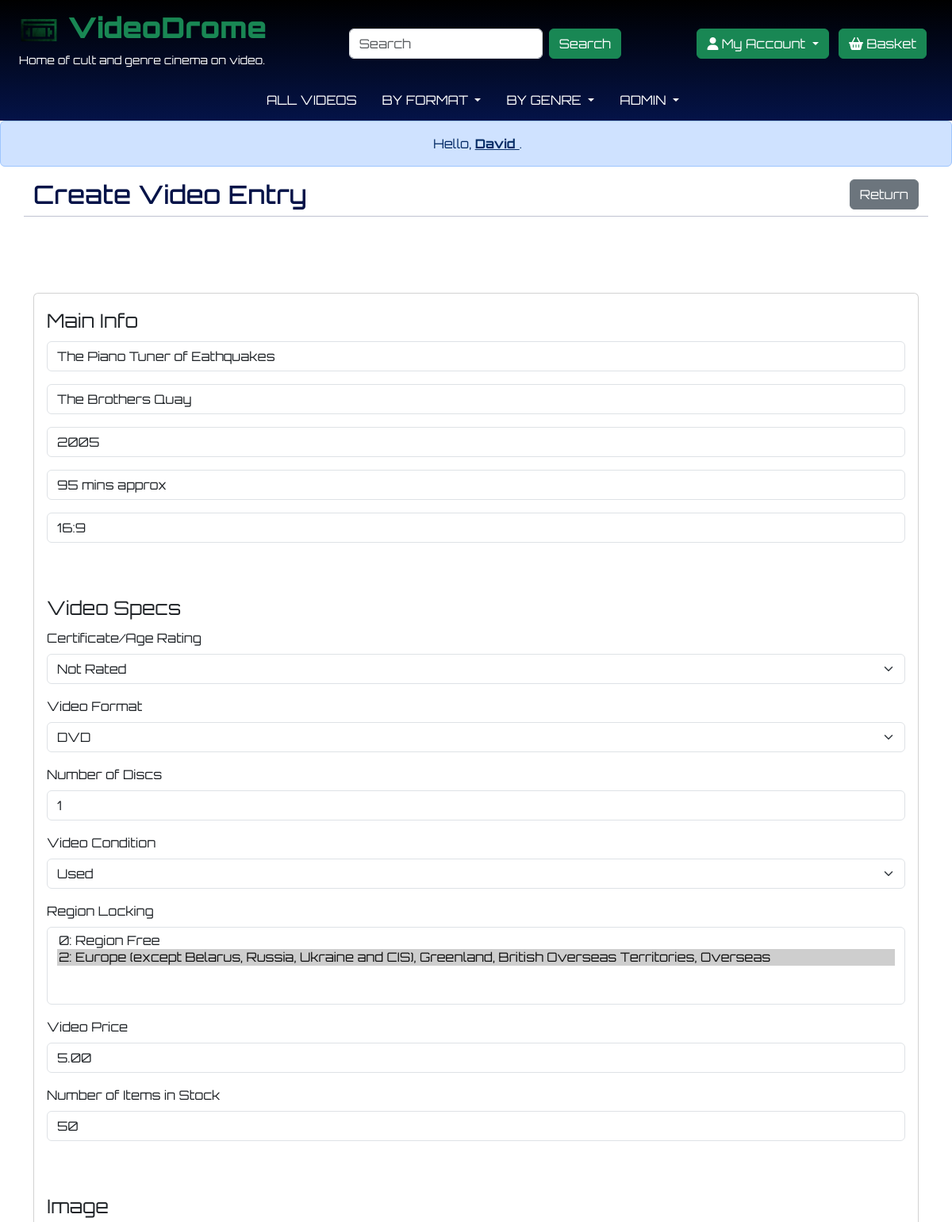
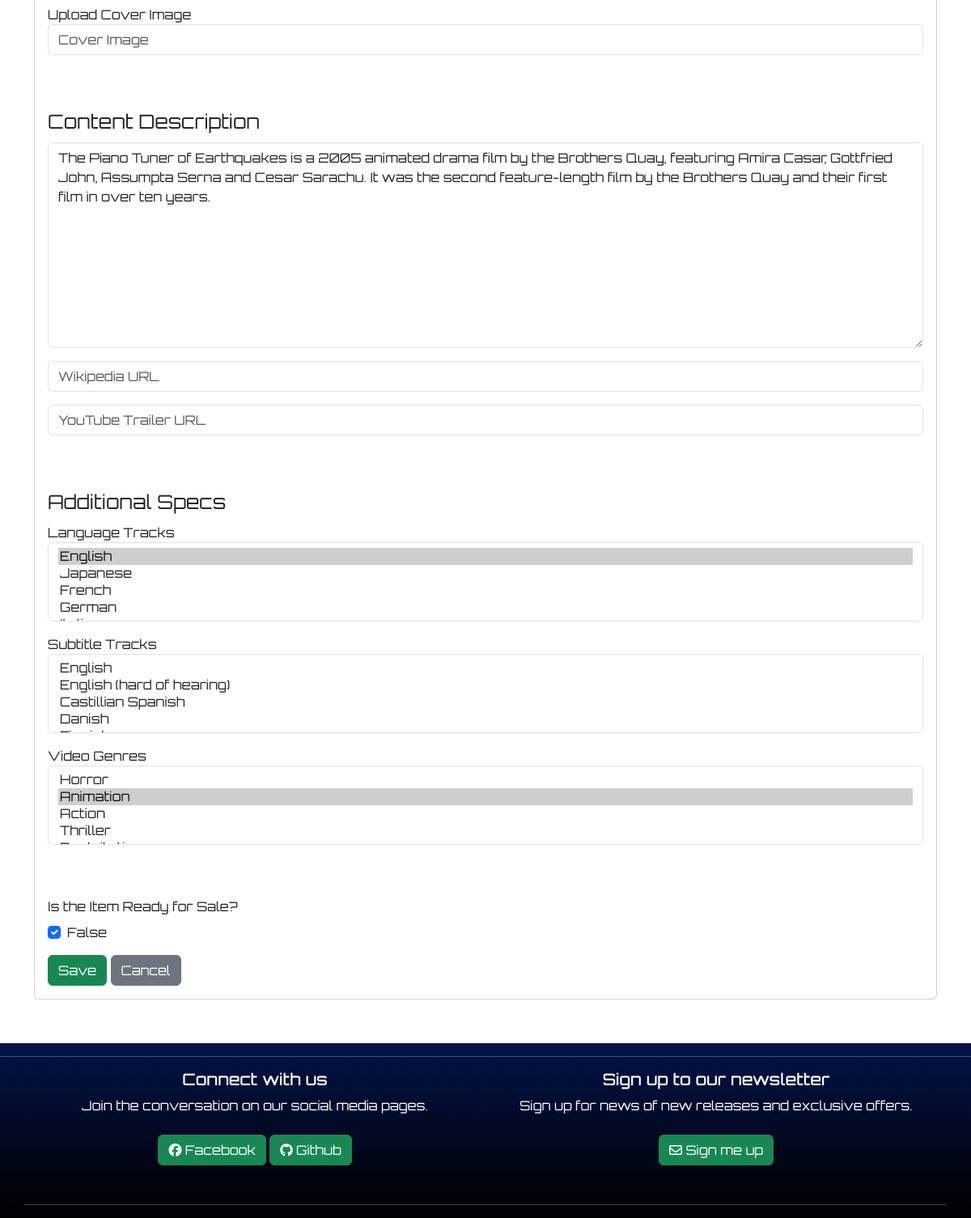
Page /videos/edit/the-piano-tuner-of-eathquakes-dvd (signed in) on the committed database (2 pictures, top to bottom).
### videos/models.py (models this page shows, shortened)
class Video(models.Model):
    CERTIFICATE_CHOICES=[
        ("Not Rated", "Not Rated"),
        ("U", "U"),
        ("PG", "PG"),
        ("12", "12"),
        ("15", "15"),
        ("18", "18"),
    ]
    FORMAT_CHOICES=[
        ("DVD", "DVD"),
        ("Blu-Ray", "Blu-Ray"),
        ("UHD", "UHD"),
        ("Dual Format: Blu-Ray and DVD", "Dual Format: Blu-Ray and DVD"),
        ("Dual Format: UHD and Blu-Ray", "Dual Format: UHD and Blu-Ray"),
    ]
    CONDITION_CHOICES=[
        ("Used", "Used"),
        ("New", "New"),
    ]
    title = models.CharField(max_length=250, unique=True)
    slug = models.SlugField(max_length=250, editable=True)
    director = models.CharField(max_length=250, null=True)
    format = models.CharField(choices=FORMAT_CHOICES, max_length=250, default="DVD", null=False)
    discs = models.IntegerField(default=1, null=False)
    condition = models.CharField(choices=CONDITION_CHOICES, max_length=250, default="Used", null=True)
    price = models.DecimalField(default=0.0, null=False, max_digits=4, decimal_places=2)
    stock = models.IntegerField(default=0, null=False)
    cover = CloudinaryField('video_cover', default='placeholder', null=True, blank=True)
    overview = models.TextField(blank=True)
    overview_source = models.URLField(blank=True, null=True)
    trailer = models.URLField(blank=True, null=True)
    release_year = models.DecimalField(max_digits=4, decimal_places=0, blank=True)
    certificate = models.CharField(choices=CERTIFICATE_CHOICES, max_length=250, default="Not Rated", null=False)
    aspect_ratio = models.CharField(max_length=250, blank=True)
    feature_length = models.CharField(max_length=250, blank=True)
    added = models.DateTimeField(auto_now_add=True)
    on_sale = models.BooleanField(default=False)
    sku = models.CharField(max_length=254, null=True, blank=True)
    languages = models.ManyToManyField(Language, blank=True, related_name='video')
    subtitles = models.ManyToManyField(Subtitle, blank=True, related_name='video')
    region = models.ManyToManyField(Region, blank=True, related_name='video')
    genre = models.ManyToManyField(Genre, blank=True)
    wishlist = models.ManyToManyField(
        User,
        related_name='wishlist',
        blank=True
    )
    rating = models.IntegerField(blank=True, null=True)

class Region(models.Model):
    regioncode = models.CharField(max_length=100, blank=True, null=True, unique=True)
    region = models.CharField(max_length=100, blank=True, null=True)
    def __str__(self):
        if self:
            return f"{self.regioncode}: {self.region}"
        else:
            return "No Information"

### videos/views.py (the view)
# urls.py: path('edit/<slug:slug>', views.update_video, name="update_video"),
def update_video(request, slug):
    edit = get_object_or_404(Video, slug=slug)
    if request.method == "POST":
        video_form = VideoForm(request.POST, request.FILES, instance=edit)
        if video_form.is_valid():
            video = video_form.save(commit=False)
            video.cover = request.FILES.get('cover')
            video.save()
            messages.add_message(request, messages.SUCCESS, f"Video entry updated.")
        else:
            messages.add_message(request, messages.ERROR, f"Entry failed to submit. Please check form.")
    else:
        video_form = VideoForm(instance=edit)
    context = {
        "video_form": video_form,
    }
    return render(request, "videos/update_video.html", context)

### basket/contexts.py (called while the page is built, shortened)
def in_basket(request):
    basket_items = []
    total_basket_cost = 0
    all_item_count = 0
    basket = request.session.get('basket', {})
    context = {
        'basket_items': basket_items,
        'total_basket_cost': total_basket_cost,
        'all_item_count': all_item_count,
    } # Add basket list, total cost of the basket and count of all items in basket to context.
    return context # Make context available to entire app though conxent processor in settings

### videos/contexts.py (called while the page is built)
def genre_list(request):
    genre_list = Genre.objects.all()
    context = {
        'genre_list': genre_list,
    }
    return context

### videos/models.py (called while the page is built)
    def __str__(self):
        return f"{self.language}"

    def __str__(self):
        if self:
            return f"{self.subtitle}"
        else:
            return "No Information"

    def __str__(self):
        if self:
            return f"{self.genre_name}"
        else:
            return "No Information"

### videos/templates/videos/update_video.html (shortened to what this page needs)
{% extends 'base.html' %} {% block content %}
{% load static %}
{% load crispy_forms_tags %}
<div class="container">
    <div class="row mb-5">
        <div class="col-8">
            <h2>Create Video Entry</h2>
        </div>
        <div class="col-4 text-end">
            <a href="{% url 'videos' %}" class="btn btn-secondary">Return</a>
        </div>
        <hr class="mb-5">
    </div>
    <div class="row">
        <div class="col">
            <div class="card">
                <div class="card-body">
                    {% if user.is_authenticated %}
                    <form id="video_form" method="post" enctype="multipart/form-data">
                        <fieldset class="mb-5">
                            <legend>Main Info</legend>
                            {{ video_form.title | as_crispy_field}}
                            {{ video_form.director | as_crispy_field}}
                            {{ video_form.release_year | as_crispy_field}}
                            {{ video_form.feature_length | as_crispy_field}}
                            {{ video_form.aspect_ratio | as_crispy_field}}
                        </fieldset>
                        <fieldset class="mb-5">
                            <legend>Video Specs</legend>
                            <label for="certificate" class="mb-2">Certificate/Age Rating</label>
                            {{ video_form.certificate | as_crispy_field}}
                            <label for="format" class="mb-2">Video Format</label>
                            {{ video_form.format | as_crispy_field}}
                            <label for="discs" class="mb-2">Number of Discs</label>
                            {{ video_form.discs | as_crispy_field}}
                            <label for="condition" class="mb-2">Video Condition</label>
                            {{ video_form.condition | as_crispy_field}}
                            <label for="region" class="mb-2">Region Locking</label>
                            {{ video_form.region | as_crispy_field}}
                            <label for="price" class="mb-2">Video Price</label>
                            {{ video_form.price | as_crispy_field}}
                            <label for="stock" class="mb-2">Number of Items in Stock</label>
                            {{ video_form.stock | as_crispy_field}}
                        </fieldset>
                        <fieldset class="mb-5">
                            <legend>Image</legend>
                            <label for="cover">Upload Cover Image</label>
                            {{ video_form.cover | as_crispy_field}}
                        </fieldset>
                        <fieldset class="mb-5">
                            <legend>Content Description</legend>
                            {{ video_form.overview | as_crispy_field}}
                            {{ video_form.overview_source | as_crispy_field}}
                            {{ video_form.trailer | as_crispy_field}}
                        </fieldset>
                        <fieldset class="mb-5">
                            <legend>Additional Specs</legend>
                            <label for="languages">Language Tracks</label>
                            {{ video_form.languages | as_crispy_field}}
                            <label for="subtitles">Subtitle Tracks</label>
                            {{ video_form.subtitles | as_crispy_field}}
                            <label for="genre">Video Genres</label>
                            {{ video_form.genre | as_crispy_field}}
                        </fieldset>
                        <label for="on_sale" class="mb-2">Is the Item Ready for Sale?</label>
                        {{ video_form.on_sale | as_crispy_field}}
                        <button type="submit" class="btn btn-success">
                            Save
                        </button>
                        <a href="{% url 'videos' %}" class="btn btn-secondary">Cancel</a>
                    </form>
                    {% else %}
                    <div class="alert" role="alert">
                        <i class="fa-solid fa-triangle-exclamation"></i>
                        STAFF ONLY.
                        <p>You need to be signed in as administrator to access this content.</p>
                    </div>
                    {% endif %}
                </div>
            </div>
        </div>
    </div>
</div>
{% endblock %}

### templates/base.html (shortened to what this page needs)
{% load static %}
<!doctype html>
<html lang="en">
  <head>
    {% block external_css %}
    <link href="https://cdn.jsdelivr.net/npm/bootstrap@5.3.3/dist/css/bootstrap.min.css" rel="stylesheet">
    <link href="//cdn-images.mailchimp.com/embedcode/classic-061523.css" rel="stylesheet" type="text/css">
    {% endblock %}
    {% block static_css %}
    <link rel="stylesheet" href="{% static 'css/style.css' %}">
    {% endblock %}
  </head>
  <body class="d-flex flex-column"
  {% if is_index %} style="background-image: url('static/images/videodrome_bg.webp');" {% endif %}>
    {% include 'includes/nav-desktop.html' %}
    <div class="content-block">
      <div class="d-none d-xl-block alert alert-primary text-center " role="alert">
        {% if user.is_authenticated %}
        &nbsp;Hello, <a href="{% url 'customer_info' %}" class="alert-link">
          {% if user.first_name %}
          {{ user.first_name }}
          {% else %}
          {{ user }}
          {% endif %}
        </a>.
        {% else %}
        &nbsp;Hello, log in or register to access more of our features.
        {% endif %}
      </div>
      <div class="mt-2">
        {% block content %}
        {% endblock content %}
      </div>
    </div>
    {% include 'includes/footer.html' %}
  </body>
</html>

### static/css/style.css (style rules this page uses)
body { min-height: 100vh; background-color: #ffffff; color: #041348; font-family: "Orbitron", sans-serif; font-optical-sizing: auto; font-weight: 400; font-style: normal; font-size: 1rem; background-repeat: no-repeat; background-attachment: fixed; background-position: right -300px top 0; background-size: cover; }
.content-block { margin-top: 54px; min-height: 75vh; margin-bottom: 54px; }
@media (min-width: 768px) { body { background-position: right 0px; } }
@media (min-width: 1200px) { .content-block { margin-top: 152px; } }

### rows in the picture
Video: title "The Piano Tuner of Eathquakes", director "The Brothers Quay", release_year "2005", feature_length "95 mins approx", aspect_ratio "16:9", certificate "Not Rated", format "DVD", discs "1", condition "Used", price "5.00", stock "50", overview "The Piano Tuner of Earthquakes is a 2005 animated drama film by the Brothers Quay, featuring Amira Casar, Gottfried John, Assumpta Serna and Cesar Sarachu. It was the second feature-length film by the Brothers Quay and their first film in over ten years.", on_sale "☑"
Region: region "0: Region Free / 2: Europe (except Belarus, Russia, Ukraine and CIS), Greenland, British Overseas Territories, Overseas ☑"

### other values in the picture
{{ user.first_name }} "David"
